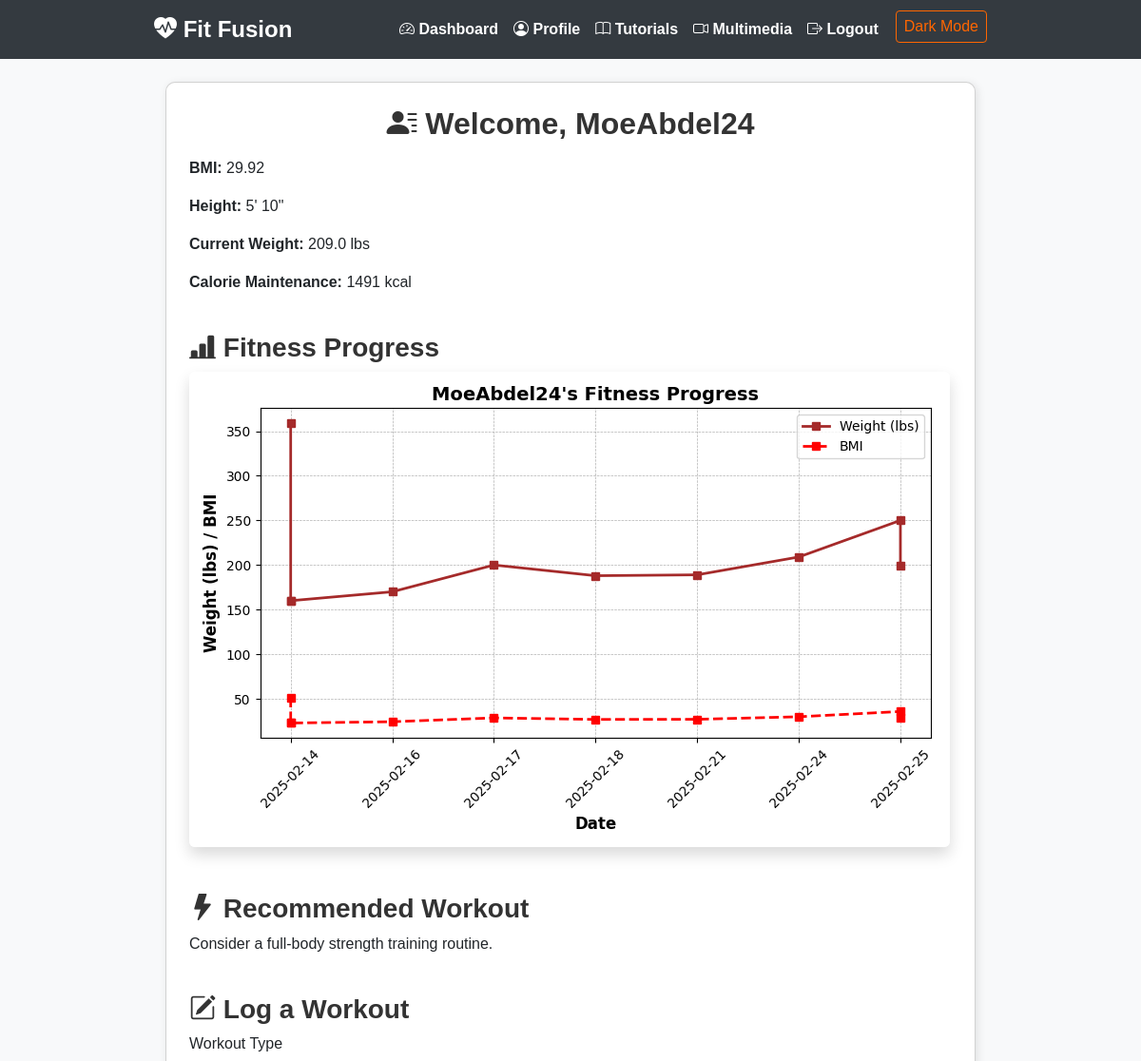
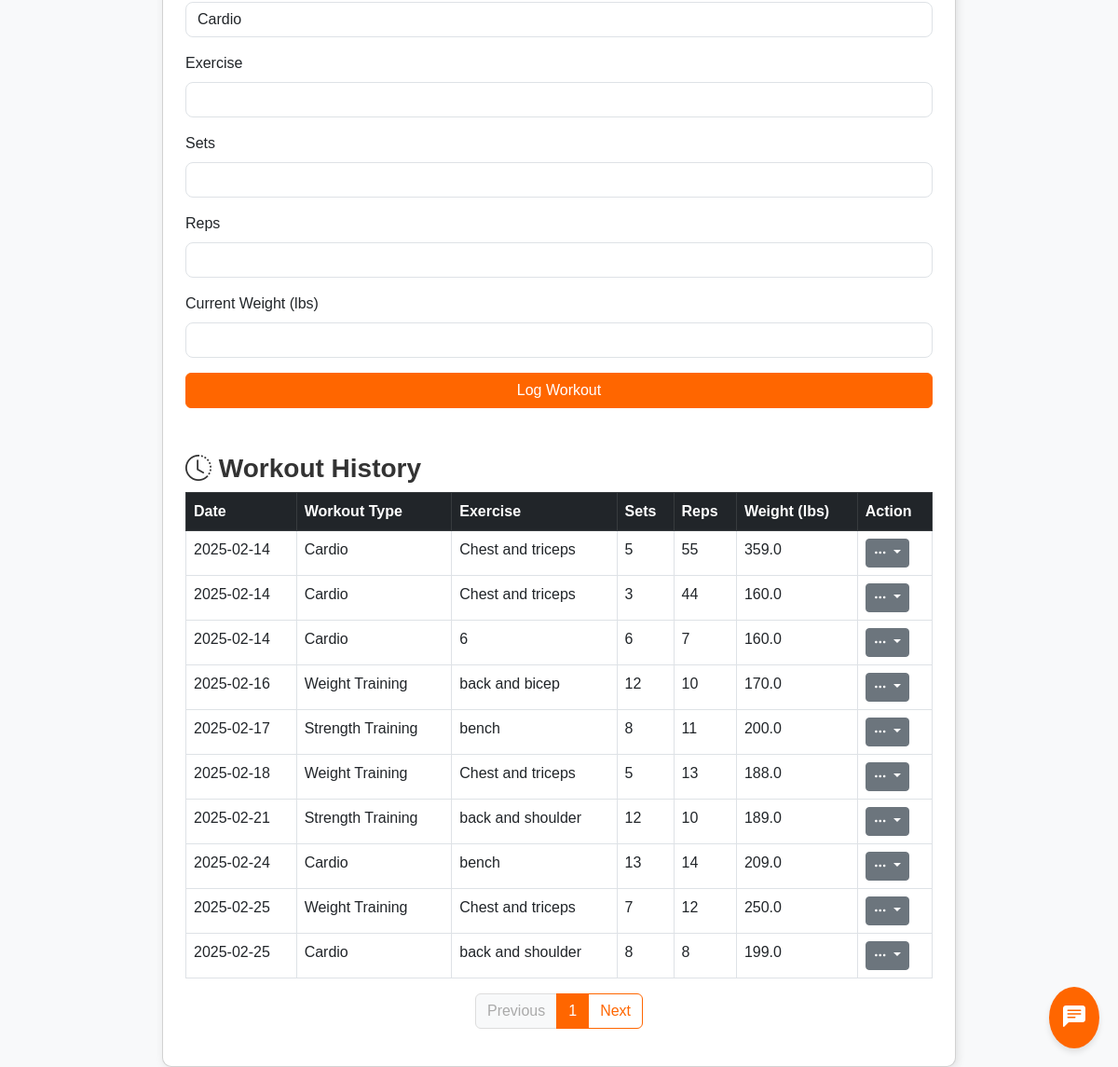
The page /dashboard (signed in) on the database its author committed (2 pictures, top to bottom).
### app.py (models this page shows)
class User(db.Model):
    id = db.Column(db.Integer, primary_key=True)
    username = db.Column(db.String(80), unique=True, nullable=False)
    email = db.Column(db.String(120), unique=True, nullable=False)
    password = db.Column(db.String(256), nullable=False)
    age = db.Column(db.Integer, nullable=False)
    gender = db.Column(db.String(10), nullable=False)
    height = db.Column(db.Float, nullable=False)  # Stored in meters
    weight = db.Column(db.Float, nullable=False)  # Stored in kg
    activity_level = db.Column(db.String(20), nullable=False)
    workout_preference = db.Column(db.String(20), nullable=True)
    goal = db.Column(db.String(50), nullable=True)

class WorkoutLog(db.Model):
    id = db.Column(db.Integer, primary_key=True)
    user_id = db.Column(db.Integer, db.ForeignKey('user.id'), nullable=False)
    workout_type = db.Column(db.String(50), nullable=False)
    exercise = db.Column(db.String(100), nullable=False)
    sets = db.Column(db.Integer, nullable=False)
    reps = db.Column(db.Integer, nullable=False)
    weight = db.Column(db.Float, nullable=True)  # Stored in kg
    date = db.Column(db.DateTime, default=datetime.utcnow)
    user = db.relationship('User', backref=db.backref('workouts', lazy=True))

### app.py (the view)
@app.route('/dashboard')
def dashboard():
    if 'user_id' not in session:
        flash('Please log in first.', 'warning')
        return redirect(url_for('login'))
    user = User.query.get(session['user_id'])
    bmi = calculate_bmi(user.weight, user.height)
    tdee = calculate_tdee(user)
    calorie_plans = {
        'maintenance': tdee,
        'light_deficit': tdee - 250,
        'medium_deficit': tdee - 500,
        'extreme_deficit': tdee - 750
    }
    page = request.args.get('page', 1, type=int)
    pagination = WorkoutLog.query.filter_by(user_id=user.id).order_by(WorkoutLog.date.asc()).paginate(page=page, per_page=10)
    workouts = pagination.items
    dates = [workout.date.strftime('%Y-%m-%d') for workout in workouts if workout.weight]
    weights = [workout.weight for workout in workouts if workout.weight]
    bmi_values = [calculate_bmi(weight, user.height) for weight in weights]
    if dates:
        plt.figure(figsize=(8, 5))
        plt.plot(dates, [w * 2.20462 for w in weights],
                 marker='s', linestyle='-', color='brown', markersize=6, linewidth=2, label='Weight (lbs)')
        plt.plot(dates, bmi_values,
                 marker='s', linestyle='--', color='red', markersize=6, linewidth=2, label='BMI')
        plt.xlabel('Date', fontsize=12, fontweight='bold')
        plt.ylabel('Weight (lbs) / BMI', fontsize=12, fontweight='bold')
        plt.title(f"{user.username}'s Fitness Progress", fontsize=14, fontweight='bold')
        plt.legend()
        plt.xticks(rotation=45)
        plt.grid(True, linestyle='--', linewidth=0.5)
        plt.tight_layout()
        img = io.BytesIO()
        plt.savefig(img, format='png')
        img.seek(0)
        plot_url = base64.b64encode(img.getvalue()).decode()
    else:
        plot_url = None
    if user.workout_preference:
        pref = user.workout_preference.lower()
        if 'cardio' in pref:
            recommended_workout = "Try a 30-minute run or cycling session."
        elif 'weight' in pref:
            recommended_workout = "Consider a full-body strength training routine."
        elif 'strength' in pref:
            recommended_workout = "Focus on compound lifts like squats, deadlifts, and bench press."
        else:
            recommended_workout = "Keep up the great work with your fitness routine!"
    else:
        recommended_workout = "Keep up the great work with your fitness routine!"
    return render_template(
        'dashboard.html',
        user=user,
        bmi=bmi,
        calorie_plans=calorie_plans,
        plot_url=plot_url,
        workouts=workouts,
        recommended_workout=recommended_workout,
        pagination=pagination
    )

### app.py (called while the page is built)
def calculate_bmi(weight, height):
    return round(weight / (height ** 2), 2)

def calculate_tdee(user):
    if user.gender.lower() == 'male':
        bmr = (10 * user.weight) + (6.25 * user.height) - (5 * user.age) + 5
    else:
        bmr = (10 * user.weight) + (6.25 * user.height) - (5 * user.age) - 161
    activity_factors = {
        'sedentary': 1.2,
        'light': 1.375,
        'moderate': 1.55,
        'active': 1.725,
        'very_active': 1.9
    }
    return round(bmr * activity_factors.get(user.activity_level, 1.2))

def height_to_feet_inches(meters):
    total_inches = round(meters / 0.0254)
    feet = total_inches // 12
    inches = total_inches % 12
    return f"{feet}' {inches}\""

### templates/dashboard.html (shortened to what this page needs)
{% extends "base.html" %}
{% block content %}
<div class="container mt-4">
  <div class="card p-4">
    <h2 class="mb-3 text-center">
      <i class="bi bi-person-lines-fill"></i> Welcome, {{ user.username }}
    </h2>
    <div class="row">
      <div class="col-md-6">
        <p><strong>BMI:</strong> {{ bmi }}</p>
        <p><strong>Height:</strong> {{ user.height | height_to_feet_inches }}</p>
        <p><strong>Current Weight:</strong> {{ (user.weight * 2.20462) | round(1) }} lbs</p>
        <p><strong>Calorie Maintenance:</strong> {{ calorie_plans['maintenance'] }} kcal</p>
      </div>
    </div>
    <h3 class="mt-4">
      <i class="bi bi-bar-chart-line-fill"></i> Fitness Progress
    </h3>
    <div class="chart-container mb-4">
      {% if plot_url %}
        <img class="img-fluid rounded shadow" alt="Fitness Progress Graph">
      {% else %}
        <p class="text-muted">No fitness data available yet. Log your weight to track progress!</p>
      {% endif %}
    </div>
    <h3 class="mt-4">
      <i class="bi bi-lightning-fill"></i> Recommended Workout
    </h3>
    <p>{{ recommended_workout }}</p>
    <h3 class="mt-4">
      <i class="bi bi-pencil-square"></i> Log a Workout
    </h3>
    <form method="POST" action="{{ url_for('log_workout') }}" class="mb-4">
      <div class="mb-3">
        <label class="form-label">Workout Type</label>
        <select name="workout_type" class="form-control">
          <option value="Cardio">Cardio</option>
        </select>
      </div>
      <div class="mb-3">
        <label class="form-label">Exercise</label>
        <input type="text" name="exercise" class="form-control" required>
      </div>
      <div class="mb-3">
        <label class="form-label">Sets</label>
        <input type="number" name="sets" class="form-control" required>
      </div>
      <div class="mb-3">
        <label class="form-label">Reps</label>
        <input type="number" name="reps" class="form-control" required>
      </div>
      <div class="mb-3">
        <label class="form-label">Current Weight (lbs)</label>
        <input type="number" step="0.1" name="weight" class="form-control">
      </div>
      <button type="submit" class="btn btn-primary w-100">Log Workout</button>
    </form>
    <h3 class="mt-4">
      <i class="bi bi-clock-history"></i> Workout History
    </h3>
    <table class="table table-bordered table-hover">
      <thead class="table-dark">
        <tr>
          <th>Date</th>
          <th>Workout Type</th>
          <th>Exercise</th>
          <th>Sets</th>
          <th>Reps</th>
          <th>Weight (lbs)</th>
          <th>Action</th>
        </tr>
      </thead>
      <tbody>
        {% for workout in workouts %}
        <tr>
          <td>{{ workout.date.strftime('%Y-%m-%d') }}</td>
          <td>{{ workout.workout_type }}</td>
          <td>{{ workout.exercise }}</td>
          <td>{{ workout.sets }}</td>
          <td>{{ workout.reps }}</td>
          <td>{{ (workout.weight * 2.20462) | round(1) if workout.weight else '-' }}</td>
          <td>
            <div class="dropdown">
              <button class="btn btn-secondary btn-sm dropdown-toggle" type="button"
                      id="dropdownMenuButton{{ workout.id }}"
                      data-bs-toggle="dropdown"
                      aria-expanded="false">
                <i class="bi bi-three-dots"></i>
              </button>
            </div>
          </td>
        </tr>
        {% endfor %}
      </tbody>
    </table>
    <nav aria-label="Workout history pagination">
      <ul class="pagination justify-content-center">
        {% if pagination.has_prev %}
          <li class="page-item">
            <a class="page-link" href="{{ url_for('dashboard', page=pagination.prev_num) }}">Previous</a>
          </li>
        {% else %}
          <li class="page-item disabled">
            <span class="page-link">Previous</span>
          </li>
        {% endif %}
        <li class="page-item active">
          <span class="page-link">{{ pagination.page }}</span>
        </li>
        {% if pagination.has_next %}
          <li class="page-item">
            <a class="page-link" href="{{ url_for('dashboard', page=pagination.next_num) }}">Next</a>
          </li>
        {% else %}
          <li class="page-item disabled">
            <span class="page-link">Next</span>
          </li>
        {% endif %}
      </ul>
    </nav>
  </div>
</div>
<button id="chat-icon">
  <i class="bi bi-chat-left-text-fill"></i>
</button>
{% endblock %}

### templates/base.html (shortened to what this page needs)
<!DOCTYPE html>
<html lang="en">
<head>
  <link href="https://cdn.jsdelivr.net/npm/bootstrap@5.3.0/dist/css/bootstrap.min.css" rel="stylesheet">
  <link rel="stylesheet" href="https://cdn.jsdelivr.net/npm/bootstrap-icons@1.10.5/font/bootstrap-icons.css">
</head>
<body>
  <nav class="navbar navbar-expand-lg navbar-dark">
    <div class="container">
      <a class="navbar-brand" href="{{ url_for('home') }}">
        <i class="bi bi-heart-pulse-fill"></i> Fit Fusion
      </a>
      <div class="collapse navbar-collapse" id="navbarNav">
        <ul class="navbar-nav ms-auto">
          {% if 'user_id' in session %}
            <li class="nav-item">
              <a class="nav-link" href="{{ url_for('dashboard') }}">
                <i class="bi bi-speedometer2"></i> Dashboard
              </a>
            </li>
            <li class="nav-item">
              <a class="nav-link" href="{{ url_for('profile') }}">
                <i class="bi bi-person-circle"></i> Profile
              </a>
            </li>
            <li class="nav-item">
              <a class="nav-link" href="{{ url_for('tutorials') }}">
                <i class="bi bi-book"></i> Tutorials
              </a>
            </li>
            <li class="nav-item">
              <a class="nav-link" href="{{ url_for('multimedia') }}">
                <i class="bi bi-camera-video"></i> Multimedia
              </a>
            </li>
            <li class="nav-item">
              <a class="nav-link" href="{{ url_for('logout') }}">
                <i class="bi bi-box-arrow-right"></i> Logout
              </a>
            </li>
          {% endif %}
          <li class="nav-item">
            <button id="darkModeToggle" onclick="toggleDarkMode()">Dark Mode</button>
          </li>
        </ul>
      </div>
    </div>
  </nav>
  <div class="container mt-4">
    {% block content %}{% endblock %}
  </div>
</body>
</html>

### templates/base.html (style rules this page uses)
body { background-color: #f8f9fa; font-family: 'Arial', sans-serif; transition: background-color 0.3s, color 0.3s; }
.container { max-width: 900px; }
.card { box-shadow: 2px 2px 10px rgba(0, 0, 0, 0.1); border-radius: 10px; transition: background-color 0.3s, border-color 0.3s; }
.btn-primary { background-color: #ff6600; border-color: #ff6600; }
.form-control, .form-select { border-radius: 8px; }
h2, h3 { font-weight: bold; color: #333; transition: color 0.3s; }
.navbar { background-color: #343a40; transition: background-color 0.3s; }
.navbar-brand { font-size: 1.5rem; font-weight: bold; }
.navbar-dark .navbar-nav .nav-link { color: white; font-weight: bold; }
#darkModeToggle { border: 1px solid #ff6600; color: #ff6600; background: none; border-radius: 4px; padding: 4px 8px; margin-left: 10px; transition: background-color 0.3s, color 0.3s; }

### templates/dashboard.html (style rules this page uses)
.pagination .page-item .page-link { color: #ff6600; border: 1px solid #ff6600; background-color: #ffffff; }
.pagination .page-item.active .page-link { background-color: #ff6600; border-color: #ff6600; color: #ffffff; }
.pagination .page-item.disabled .page-link { color: #aaa; border-color: #ddd; background-color: #f8f9fa; }
#chat-icon { position: fixed; bottom: 20px; right: 20px; background-color: #ff6600; color: #fff; border: none; border-radius: 50%; padding: 15px; cursor: pointer; z-index: 1000; font-size: 24px; box-shadow: 0 4px 6px rgba(0, 0, 0, 0.1); }

### rows shown on the page
User: username "MoeAbdel24", height|height_to_feet_inches "5' 10\"", (user.weight*2.20462)|round(1) "209.0"
WorkoutLog: date "2025-02-14", workout_type "Cardio", exercise "Chest and triceps", sets "5", reps "55", weight "359.0"
WorkoutLog: date "2025-02-14", workout_type "Cardio", exercise "Chest and triceps", sets "3", reps "44", weight "160.0"
WorkoutLog: date "2025-02-14", workout_type "Cardio", exercise "6", sets "6", reps "7", weight "160.0"
WorkoutLog: date "2025-02-16", workout_type "Weight Training", exercise "back and bicep", sets "12", reps "10", weight "170.0"
WorkoutLog: date "2025-02-17", workout_type "Strength Training", exercise "bench", sets "8", reps "11", weight "200.0"
WorkoutLog: date "2025-02-18", workout_type "Weight Training", exercise "Chest and triceps", sets "5", reps "13", weight "188.0"
WorkoutLog: date "2025-02-21", workout_type "Strength Training", exercise "back and shoulder", sets "12", reps "10", weight "189.0"
WorkoutLog: date "2025-02-24", workout_type "Cardio", exercise "bench", sets "13", reps "14", weight "209.0"
WorkoutLog: date "2025-02-25", workout_type "Weight Training", exercise "Chest and triceps", sets "7", reps "12", weight "250.0"
WorkoutLog: date "2025-02-25", workout_type "Cardio", exercise "back and shoulder", sets "8", reps "8", weight "199.0"

### other values the page prints
{{ bmi }} "29.92"
{{ calorie_plans['maintenance'] }} "1491"
{{ recommended_workout }} "Consider a full-body strength training routine."
{{ pagination.page }} "1"
